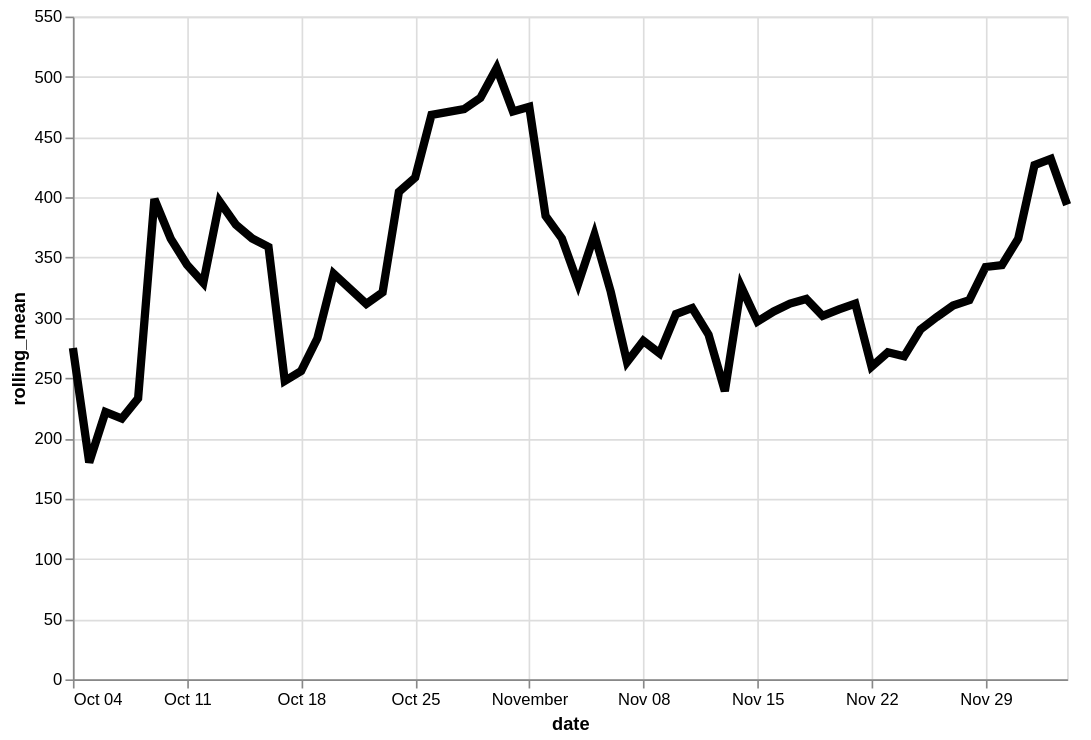

Write a Vega-Lite specification for this figure.
### Vega-Lite specification from a JSON file in a GitHub repository (floating-point values rounded to 4 significant figures)
{"config": {"view": {"continuousWidth": 400, "continuousHeight": 300}}, "data": {"name": "data-e17ead060f0088fd3d2773686a7c16a2"}, "mark": {"type": "line", "color": "black", "size": 5}, "encoding": {"x": {"type": "temporal", "field": "date"}, "y": {"type": "quantitative", "field": "rolling_mean"}}, "height": 400, "transform": [{"window": [{"op": "mean", "field": "logavg", "as": "rolling_mean"}], "frame": [-7, 0]}], "width": 600, "$schema": "https://vega.github.io/schema/vega-lite/v4.8.1.json", "datasets": {"data-e17ead060f0088fd3d2773686a7c16a2": [{"date": "2020-10-04", "logavg": 275.0}, {"date": "2020-10-05", "logavg": 85.0}, {"date": "2020-10-06", "logavg": 305.8}, {"date": "2020-10-07", "logavg": 200.0}, {"date": "2020-10-08", "logavg": 300.0}, {"date": "2020-10-09", "logavg": 1225.0}, {"date": "2020-10-10", "logavg": 169.5}, {"date": "2020-10-11", "logavg": 191.8}, {"date": "2020-10-12", "logavg": 155.5}, {"date": "2020-10-13", "logavg": 624.7}, {"date": "2020-10-14", "logavg": 151.7}, {"date": "2020-10-15", "logavg": 108.8}, {"date": "2020-10-16", "logavg": 244.3}, {"date": "2020-10-17", "logavg": 334.5}, {"date": "2020-10-18", "logavg": 235.0}, {"date": "2020-10-19", "logavg": 410.0}, {"date": "2020-10-20", "logavg": 583.3}, {"date": "2020-10-22", "logavg": 425.0}, {"date": "2020-10-23", "logavg": 228.5}, {"date": "2020-10-24", "logavg": 775.0}, {"date": "2020-10-25", "logavg": 340.0}, {"date": "2020-10-26", "logavg": 750.0}, {"date": "2020-10-28", "logavg": 273.8}, {"date": "2020-10-29", "logavg": 484.7}, {"date": "2020-10-30", "logavg": 781.6}, {"date": "2020-10-31", "logavg": 136.7}, {"date": "2020-11-01", "logavg": 258.9}, {"date": "2020-11-02", "logavg": 51.67}, {"date": "2020-11-03", "logavg": 190.0}, {"date": "2020-11-04", "logavg": 449.2}, {"date": "2020-11-05", "logavg": 599.0}, {"date": "2020-11-06", "logavg": 106.3}, {"date": "2020-11-07", "logavg": 314.2}, {"date": "2020-11-08", "logavg": 277.5}, {"date": "2020-11-09", "logavg": 176.0}, {"date": "2020-11-10", "logavg": 313.2}, {"date": "2020-11-11", "logavg": 230.0}, {"date": "2020-11-12", "logavg": 272.2}, {"date": "2020-11-13", "logavg": 223.8}, {"date": "2020-11-14", "logavg": 800.0}, {"date": "2020-11-15", "logavg": 82.38}, {"date": "2020-11-16", "logavg": 344.8}, {"date": "2020-11-17", "logavg": 228.1}, {"date": "2020-11-18", "logavg": 344.1}, {"date": "2020-11-19", "logavg": 118.3}, {"date": "2020-11-20", "logavg": 314.8}, {"date": "2020-11-21", "logavg": 262.4}, {"date": "2020-11-22", "logavg": 380.5}, {"date": "2020-11-23", "logavg": 178.3}, {"date": "2020-11-24", "logavg": 318.3}, {"date": "2020-11-25", "logavg": 405.9}, {"date": "2020-11-26", "logavg": 426.7}, {"date": "2020-11-27", "logavg": 195.1}, {"date": "2020-11-28", "logavg": 350.2}, {"date": "2020-11-29", "logavg": 482.5}, {"date": "2020-11-30", "logavg": 392.7}, {"date": "2020-12-01", "logavg": 354.2}, {"date": "2020-12-02", "logavg": 807.1}, {"date": "2020-12-03", "logavg": 446.4}, {"date": "2020-12-04", "logavg": 122.6}]}}
